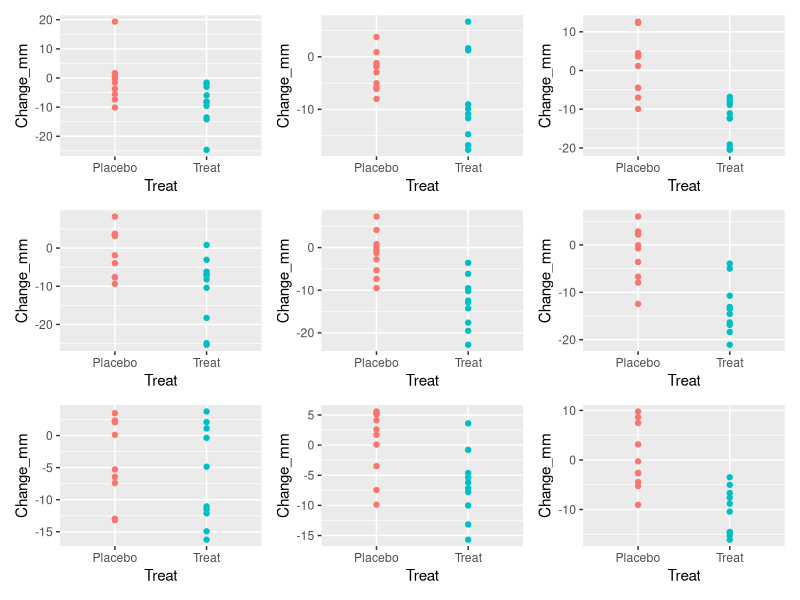
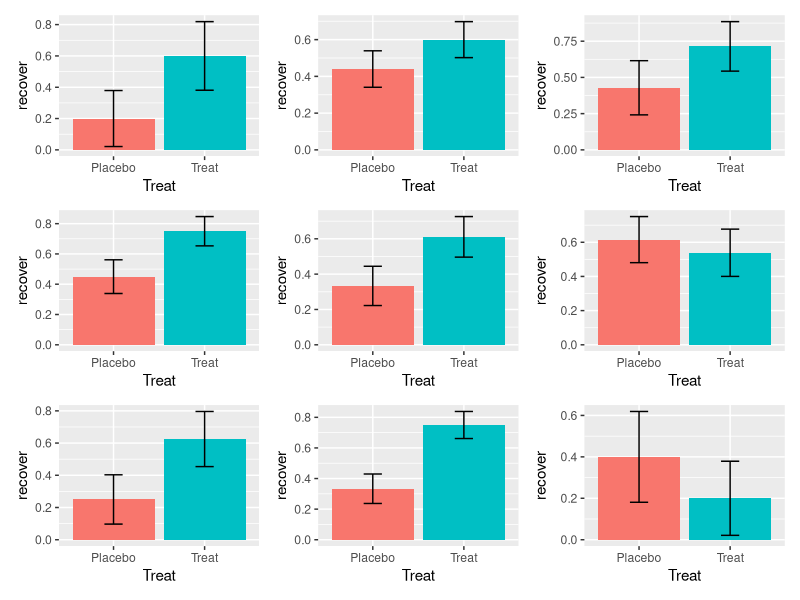
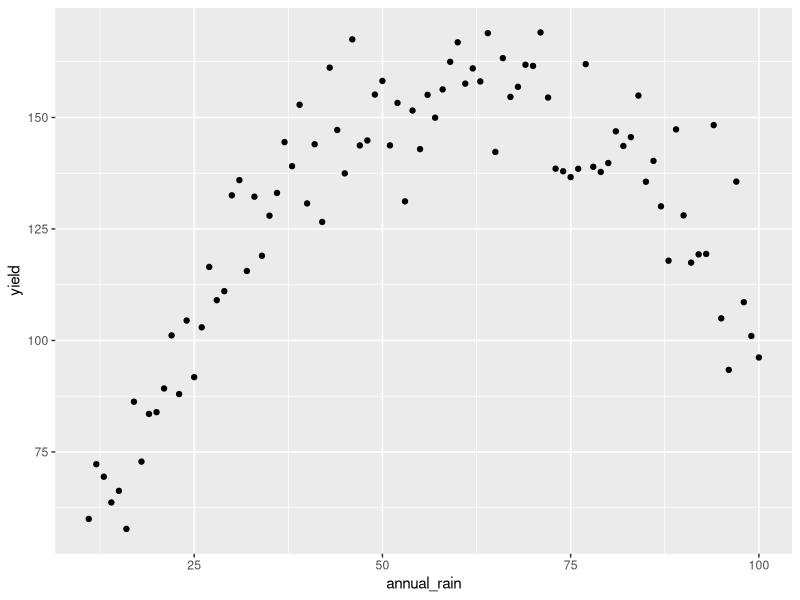
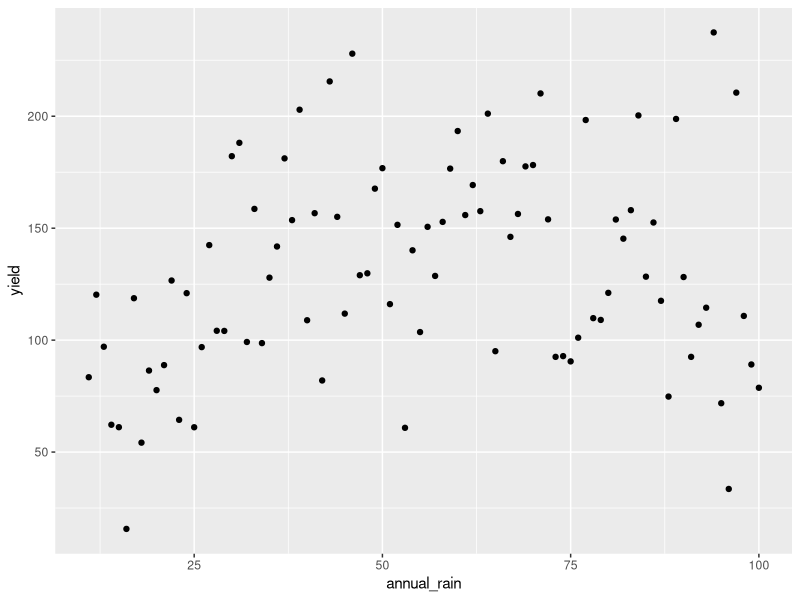

These charts were generated, in order, by the following R code:
## ---- chunk 1
library(patchwork)
library(tidyverse)
set.seed(10123)
sim2 <- tibble(Centre = rep(1:9, each = 20),
               Treat = rep(rep(c("Treat","Placebo"),each = 10),9),
               Change_mm = rep(rep(c(-10,0), each = 10),9) + rnorm(180,0,6))
p1 <- list()
for (i in 1:9) {
   p1[[i]] <- ggplot(sim2 %>% filter(Centre == i), aes(Treat, Change_mm))+
      geom_point(aes(col = Treat))+
      theme(legend.position = "none")
}

p1[[1]] + p1[[2]] + p1[[3]] + p1[[4]] + p1[[5]] + p1[[6]] + p1[[7]] + p1[[8]]+p1[[9]]

## ---- chunk 2
library(lmerTest)
model1 <- lmer(Change_mm~Treat + (1|Centre), data = sim2)
anova(model1)
## ---- chunk 3
library(emmeans)
emmeans(model1, ~Treat)
## ---- chunk 4
library(patchwork)
set.seed(10992202)
p_T <- 0.7 #recovery rate for treatment
p_C <-0.4   #recovery rate for controls
n <- c(10, 50, 14, 40, 36, 26, 16, 48,10)
n_2 <- rep(n/2, each = 2)
sim2 <- tibble(Treat = rep(rep(c("Treat","Placebo"),9),n_2),
               Recovered = rbinom(n=sum(n), size = 1, 
                                  prob = rep(rep(c(p_T,p_C),9),n_2)),
               Centre = rep(1:9,n))
sim2_summary <- sim2 %>%
   group_by(Centre, Treat) %>%
   summarise(recover = sum(Recovered)/n(), se1 = sqrt(recover * (1-recover)/n()))
               
p2 <- list()
for (i in 1:9) {
  p2[[i]] <- ggplot(sim2_summary %>% filter(Centre == i), aes(Treat, recover))+
   geom_bar(stat = "identity",aes(fill = Treat))+
   geom_errorbar(aes(ymin = recover-se1, ymax = recover + se1), width = .2)+
   theme(legend.position = "none")
}

p2[[1]] + p2[[2]] + p2[[3]] + p2[[4]] + p2[[5]] + p2[[6]] + p2[[7]] + p2[[8]]+p2[[9]]

## ---- chunk 5
library(car)
model2 <- glmer(Recovered ~ Treat + (1|Centre), family = binomial,
                data = sim2)
Anova(model2)
## ---- chunk 6
library(emmeans)
emmeans(model2, ~Treat, type = "response")
## ---- chunk 7

set.seed(202073)
annual_rain<-seq(11,100, 1)
yield <- 2 + 5*annual_rain - 0.04* annual_rain^2 + rnorm(90,0,10)
yield_dat<-tibble(annual_rain = annual_rain, yield=yield)
ggplot(yield_dat, aes(annual_rain, yield))+geom_point()
## ---- chunk 8
set.seed(202073)
annual_rain<-seq(11,100, 1)
yield <- 2 + 5*annual_rain - 0.04* annual_rain^2 + rnorm(90,0,40)
yield_dat<-tibble(annual_rain = annual_rain, yield=yield)
ggplot(yield_dat, aes(annual_rain, yield))+geom_point()
